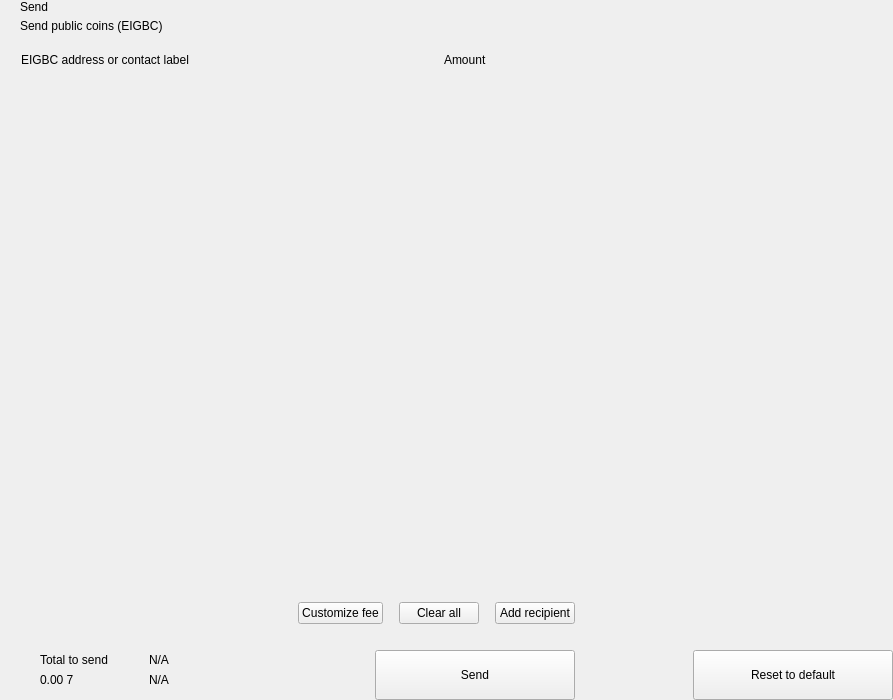
<?xml version="1.0" encoding="UTF-8"?>
<ui version="4.0">
 <class>send</class>
 <widget class="QWidget" name="send">
  <property name="geometry">
   <rect>
    <x>0</x>
    <y>0</y>
    <width>893</width>
    <height>700</height>
   </rect>
  </property>
  <property name="windowTitle">
   <string>Form</string>
  </property>
  <layout class="QHBoxLayout" name="horizontalLayout_2" stretch="2,1">
   <property name="spacing">
    <number>0</number>
   </property>
   <property name="leftMargin">
    <number>0</number>
   </property>
   <property name="topMargin">
    <number>0</number>
   </property>
   <property name="rightMargin">
    <number>0</number>
   </property>
   <property name="bottomMargin">
    <number>0</number>
   </property>
   <item>
    <widget class="QWidget" name="left" native="true">
     <layout class="QVBoxLayout" name="verticalLayout_3">
      <property name="spacing">
       <number>0</number>
      </property>
      <property name="leftMargin">
       <number>0</number>
      </property>
      <property name="topMargin">
       <number>0</number>
      </property>
      <property name="rightMargin">
       <number>0</number>
      </property>
      <property name="bottomMargin">
       <number>0</number>
      </property>
      <item>
       <layout class="QVBoxLayout" name="verticalLayout_22" stretch="0,0,0,1,0,0,0,0">
        <property name="spacing">
         <number>0</number>
        </property>
        <item>
         <layout class="QHBoxLayout" name="horizontalLayout_3">
          <property name="spacing">
           <number>0</number>
          </property>
          <property name="leftMargin">
           <number>20</number>
          </property>
          <property name="rightMargin">
           <number>20</number>
          </property>
          <item>
           <layout class="QVBoxLayout" name="verticalLayout">
            <property name="spacing">
             <number>5</number>
            </property>
            <item>
             <widget class="QLabel" name="labelTitle">
              <property name="text">
               <string>Send</string>
              </property>
              <property name="alignment">
               <set>Qt::AlignLeading|Qt::AlignLeft|Qt::AlignVCenter</set>
              </property>
             </widget>
            </item>
            <item>
             <widget class="QLabel" name="labelSubtitle1">
              <property name="text">
               <string>Send public coins (EIGBC)</string>
              </property>
             </widget>
            </item>
           </layout>
          </item>
          <item>
           <spacer name="horizontalSpacer">
            <property name="orientation">
             <enum>Qt::Horizontal</enum>
            </property>
            <property name="sizeHint" stdset="0">
             <size>
              <width>40</width>
              <height>20</height>
             </size>
            </property>
           </spacer>
          </item>
         </layout>
        </item>
        <item>
         <spacer name="verticalSpacer_2">
          <property name="orientation">
           <enum>Qt::Vertical</enum>
          </property>
          <property name="sizeType">
           <enum>QSizePolicy::Fixed</enum>
          </property>
          <property name="sizeHint" stdset="0">
           <size>
            <width>20</width>
            <height>20</height>
           </size>
          </property>
         </spacer>
        </item>
        <item>
         <layout class="QHBoxLayout" name="horizontalLayout" stretch="6,0,2">
          <property name="spacing">
           <number>0</number>
          </property>
          <property name="leftMargin">
           <number>10</number>
          </property>
          <property name="topMargin">
           <number>0</number>
          </property>
          <property name="rightMargin">
           <number>20</number>
          </property>
          <property name="bottomMargin">
           <number>0</number>
          </property>
          <item>
           <widget class="QLabel" name="labelSubtitleAddress">
            <property name="styleSheet">
             <string notr="true">margin-left:8px;</string>
            </property>
            <property name="text">
             <string>EIGBC address or contact label</string>
            </property>
           </widget>
          </item>
          <item>
           <spacer name="horizontalSpacer_3">
            <property name="orientation">
             <enum>Qt::Horizontal</enum>
            </property>
            <property name="sizeType">
             <enum>QSizePolicy::Fixed</enum>
            </property>
            <property name="sizeHint" stdset="0">
             <size>
              <width>40</width>
              <height>1</height>
             </size>
            </property>
           </spacer>
          </item>
          <item>
           <widget class="QLabel" name="labelSubtitleAmount">
            <property name="text">
             <string>Amount</string>
            </property>
           </widget>
          </item>
         </layout>
        </item>
        <item>
         <widget class="QScrollArea" name="scrollArea">
          <property name="minimumSize">
           <size>
            <width>0</width>
            <height>350</height>
           </size>
          </property>
          <property name="styleSheet">
           <string notr="true">#scrollArea {
            background:transparent;
            margin-top:10px;
}</string>
          </property>
          <property name="horizontalScrollBarPolicy">
           <enum>Qt::ScrollBarAlwaysOff</enum>
          </property>
          <property name="sizeAdjustPolicy">
           <enum>QAbstractScrollArea::AdjustIgnored</enum>
          </property>
          <property name="widgetResizable">
           <bool>true</bool>
          </property>
          <property name="alignment">
           <set>Qt::AlignLeading|Qt::AlignLeft|Qt::AlignTop</set>
          </property>
          <widget class="QWidget" name="scrollAreaWidgetContents">
           <property name="geometry">
            <rect>
             <x>0</x>
             <y>0</y>
             <width>591</width>
             <height>16</height>
            </rect>
           </property>
           <property name="sizePolicy">
            <sizepolicy hsizetype="Preferred" vsizetype="Maximum">
             <horstretch>0</horstretch>
             <verstretch>0</verstretch>
            </sizepolicy>
           </property>
           <property name="autoFillBackground">
            <bool>false</bool>
           </property>
           <property name="styleSheet">
            <string notr="true">#scrollAreaWidgetContents {
             background:transparent;
             }</string>
           </property>
           <layout class="QVBoxLayout" name="verticalLayout_7">
            <property name="spacing">
             <number>0</number>
            </property>
            <property name="sizeConstraint">
             <enum>QLayout::SetDefaultConstraint</enum>
            </property>
            <property name="leftMargin">
             <number>0</number>
            </property>
            <property name="topMargin">
             <number>0</number>
            </property>
            <property name="rightMargin">
             <number>0</number>
            </property>
            <property name="bottomMargin">
             <number>0</number>
            </property>
           </layout>
          </widget>
         </widget>
        </item>
        <item>
         <spacer name="verticalSpacer_4">
          <property name="orientation">
           <enum>Qt::Vertical</enum>
          </property>
          <property name="sizeType">
           <enum>QSizePolicy::Fixed</enum>
          </property>
          <property name="sizeHint" stdset="0">
           <size>
            <width>20</width>
            <height>20</height>
           </size>
          </property>
         </spacer>
        </item>
        <item>
         <layout class="QHBoxLayout" name="horizontalLayout_20">
          <property name="spacing">
           <number>6</number>
          </property>
          <property name="leftMargin">
           <number>20</number>
          </property>
          <property name="rightMargin">
           <number>20</number>
          </property>
          <item>
           <spacer name="horizontalSpacer_4">
            <property name="orientation">
             <enum>Qt::Horizontal</enum>
            </property>
            <property name="sizeHint" stdset="0">
             <size>
              <width>10</width>
              <height>20</height>
             </size>
            </property>
           </spacer>
          </item>
          <item>
           <widget class="QPushButton" name="pushButtonFee">
            <property name="focusPolicy">
             <enum>Qt::NoFocus</enum>
            </property>
            <property name="text">
             <string>Customize fee</string>
            </property>
           </widget>
          </item>
          <item>
           <spacer name="horizontalSpacer_11">
            <property name="orientation">
             <enum>Qt::Horizontal</enum>
            </property>
            <property name="sizeType">
             <enum>QSizePolicy::Minimum</enum>
            </property>
            <property name="sizeHint" stdset="0">
             <size>
              <width>10</width>
              <height>20</height>
             </size>
            </property>
           </spacer>
          </item>
          <item>
           <widget class="QPushButton" name="pushButtonClear">
            <property name="focusPolicy">
             <enum>Qt::NoFocus</enum>
            </property>
            <property name="layoutDirection">
             <enum>Qt::RightToLeft</enum>
            </property>
            <property name="text">
             <string>Clear all</string>
            </property>
           </widget>
          </item>
          <item>
           <spacer name="horizontalSpacer_6">
            <property name="orientation">
             <enum>Qt::Horizontal</enum>
            </property>
            <property name="sizeType">
             <enum>QSizePolicy::Fixed</enum>
            </property>
            <property name="sizeHint" stdset="0">
             <size>
              <width>10</width>
              <height>20</height>
             </size>
            </property>
           </spacer>
          </item>
          <item>
           <widget class="QPushButton" name="pushButtonAddRecipient">
            <property name="focusPolicy">
             <enum>Qt::NoFocus</enum>
            </property>
            <property name="text">
             <string>Add recipient</string>
            </property>
           </widget>
          </item>
         </layout>
        </item>
        <item>
         <spacer name="verticalSpacer">
          <property name="orientation">
           <enum>Qt::Vertical</enum>
          </property>
          <property name="sizeType">
           <enum>QSizePolicy::Fixed</enum>
          </property>
          <property name="sizeHint" stdset="0">
           <size>
            <width>20</width>
            <height>16</height>
           </size>
          </property>
         </spacer>
        </item>
        <item>
         <layout class="QHBoxLayout" name="horizontalLayout_7">
          <property name="rightMargin">
           <number>20</number>
          </property>
          <item>
           <layout class="QHBoxLayout" name="horizontalLayout_10">
            <property name="spacing">
             <number>0</number>
            </property>
            <property name="leftMargin">
             <number>8</number>
            </property>
            <item>
             <widget class="QStackedWidget" name="stackedWidget">
              <property name="minimumSize">
               <size>
                <width>0</width>
                <height>60</height>
               </size>
              </property>
              <property name="maximumSize">
               <size>
                <width>16777215</width>
                <height>60</height>
               </size>
              </property>
              <widget class="QWidget" name="page1">
               <layout class="QVBoxLayout" name="verticalLayout_71" stretch="0">
                <property name="spacing">
                 <number>6</number>
                </property>
                <property name="leftMargin">
                 <number>12</number>
                </property>
                <property name="topMargin">
                 <number>0</number>
                </property>
                <property name="rightMargin">
                 <number>0</number>
                </property>
                <property name="bottomMargin">
                 <number>0</number>
                </property>
                <item>
                 <widget class="QWidget" name="coinWidget" native="true">
                  <property name="minimumSize">
                   <size>
                    <width>0</width>
                    <height>60</height>
                   </size>
                  </property>
                  <property name="maximumSize">
                   <size>
                    <width>16777215</width>
                    <height>60</height>
                   </size>
                  </property>
                  <layout class="QHBoxLayout" name="horizontalLayout_9">
                   <property name="spacing">
                    <number>0</number>
                   </property>
                   <property name="leftMargin">
                    <number>20</number>
                   </property>
                   <property name="topMargin">
                    <number>10</number>
                   </property>
                   <property name="rightMargin">
                    <number>20</number>
                   </property>
                   <property name="bottomMargin">
                    <number>10</number>
                   </property>
                   <item>
                    <layout class="QVBoxLayout" name="verticalSend">
                     <property name="spacing">
                      <number>0</number>
                     </property>
                     <item>
                      <widget class="QLabel" name="labelTitleTotalSend">
                       <property name="text">
                        <string>Total to send</string>
                       </property>
                      </widget>
                     </item>
                     <item>
                      <widget class="QLabel" name="labelAmountSend">
                       <property name="text">
                        <string notr="true">0.00 7</string>
                       </property>
                      </widget>
                     </item>
                    </layout>
                   </item>
                   <item>
                    <spacer name="horizontalSpacer_9">
                     <property name="orientation">
                      <enum>Qt::Horizontal</enum>
                     </property>
                     <property name="sizeType">
                      <enum>QSizePolicy::Fixed</enum>
                     </property>
                     <property name="sizeHint" stdset="0">
                      <size>
                       <width>20</width>
                       <height>20</height>
                      </size>
                     </property>
                    </spacer>
                   </item>
                   <item>
                    <widget class="QLabel" name="labelLine">
                     <property name="minimumSize">
                      <size>
                       <width>1</width>
                       <height>0</height>
                      </size>
                     </property>
                     <property name="maximumSize">
                      <size>
                       <width>1</width>
                       <height>16777215</height>
                      </size>
                     </property>
                     <property name="text">
                      <string/>
                     </property>
                    </widget>
                   </item>
                   <item>
                    <spacer name="horizontalSpacer_10">
                     <property name="orientation">
                      <enum>Qt::Horizontal</enum>
                     </property>
                     <property name="sizeType">
                      <enum>QSizePolicy::Fixed</enum>
                     </property>
                     <property name="sizeHint" stdset="0">
                      <size>
                       <width>20</width>
                       <height>20</height>
                      </size>
                     </property>
                    </spacer>
                   </item>
                   <item>
                    <layout class="QVBoxLayout" name="verticalRemaining">
                     <property name="spacing">
                      <number>0</number>
                     </property>
                     <item>
                      <widget class="QLabel" name="labelTitleTotalRemaining">
                       <property name="text">
                        <string notr="true">N/A</string>
                       </property>
                      </widget>
                     </item>
                     <item>
                      <widget class="QLabel" name="labelAmountRemaining">
                       <property name="text">
                        <string notr="true">N/A</string>
                       </property>
                      </widget>
                     </item>
                    </layout>
                   </item>
                  </layout>
                 </widget>
                </item>
               </layout>
              </widget>
              <widget class="QWidget" name="page_2"/>
             </widget>
            </item>
           </layout>
          </item>
          <item>
           <spacer name="horizontalSpacer_5">
            <property name="orientation">
             <enum>Qt::Horizontal</enum>
            </property>
            <property name="sizeType">
             <enum>QSizePolicy::Expanding</enum>
            </property>
            <property name="sizeHint" stdset="0">
             <size>
              <width>40</width>
              <height>20</height>
             </size>
            </property>
           </spacer>
          </item>
          <item alignment="Qt::AlignBottom">
           <widget class="QPushButton" name="pushButtonSave">
            <property name="minimumSize">
             <size>
              <width>200</width>
              <height>50</height>
             </size>
            </property>
            <property name="maximumSize">
             <size>
              <width>200</width>
              <height>50</height>
             </size>
            </property>
            <property name="focusPolicy">
             <enum>Qt::NoFocus</enum>
            </property>
            <property name="text">
             <string>Send</string>
            </property>
           </widget>
          </item>
         </layout>
        </item>
       </layout>
      </item>
     </layout>
    </widget>
   </item>
   <item>
    <widget class="QWidget" name="right" native="true">
     <layout class="QVBoxLayout" name="verticalLayout_5">
      <property name="leftMargin">
       <number>0</number>
      </property>
      <property name="topMargin">
       <number>0</number>
      </property>
      <property name="rightMargin">
       <number>0</number>
      </property>
      <property name="bottomMargin">
       <number>0</number>
      </property>
      <item>
       <layout class="QVBoxLayout" name="verticalLayout_4">
        <property name="spacing">
         <number>6</number>
        </property>
        <item>
         <widget class="OptionButton" name="btnCoinControl" native="true">
          <property name="minimumSize">
           <size>
            <width>0</width>
            <height>50</height>
           </size>
          </property>
         </widget>
        </item>
        <item>
         <widget class="OptionButton" name="btnChangeAddress" native="true">
          <property name="minimumSize">
           <size>
            <width>0</width>
            <height>50</height>
           </size>
          </property>
         </widget>
        </item>
        <item>
         <widget class="OptionButton" name="btnUri" native="true">
          <property name="minimumSize">
           <size>
            <width>0</width>
            <height>50</height>
           </size>
          </property>
         </widget>
        </item>
        <item>
         <spacer name="verticalSpacer_5">
          <property name="orientation">
           <enum>Qt::Vertical</enum>
          </property>
          <property name="sizeHint" stdset="0">
           <size>
            <width>20</width>
            <height>40</height>
           </size>
          </property>
         </spacer>
        </item>
        <item>
         <layout class="QHBoxLayout" name="horizontalLayout_8">
          <item>
           <spacer name="horizontalSpacer_7">
            <property name="orientation">
             <enum>Qt::Horizontal</enum>
            </property>
            <property name="sizeHint" stdset="0">
             <size>
              <width>40</width>
              <height>20</height>
             </size>
            </property>
           </spacer>
          </item>
          <item>
           <widget class="QPushButton" name="pushButtonReset">
            <property name="minimumSize">
             <size>
              <width>200</width>
              <height>50</height>
             </size>
            </property>
            <property name="maximumSize">
             <size>
              <width>200</width>
              <height>50</height>
             </size>
            </property>
            <property name="focusPolicy">
             <enum>Qt::NoFocus</enum>
            </property>
            <property name="text">
             <string>Reset to default</string>
            </property>
           </widget>
          </item>
         </layout>
        </item>
       </layout>
      </item>
     </layout>
    </widget>
   </item>
  </layout>
 </widget>
 <customwidgets>
  <customwidget>
   <class>OptionButton</class>
   <extends>QWidget</extends>
   <header>qt/pivx/optionbutton.h</header>
   <container>1</container>
  </customwidget>
 </customwidgets>
 <resources/>
 <connections/>
</ui>
